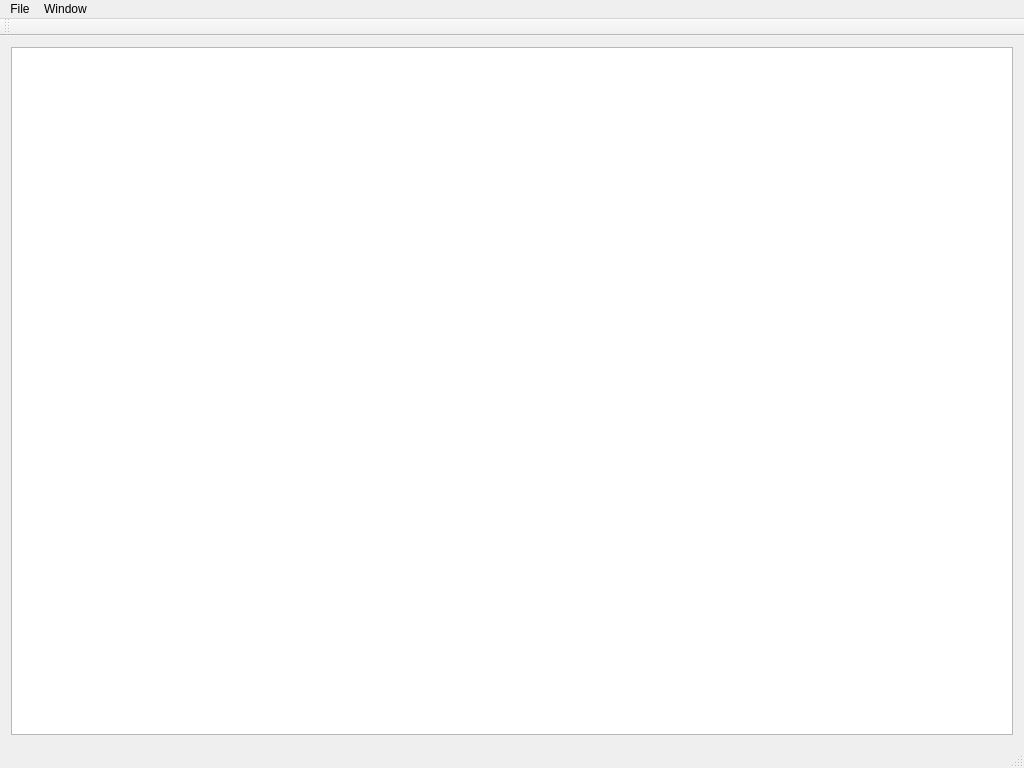
<?xml version="1.0" encoding="UTF-8"?>
<ui version="4.0">
 <class>MainWindow</class>
 <widget class="QMainWindow" name="MainWindow">
  <property name="geometry">
   <rect>
    <x>0</x>
    <y>0</y>
    <width>1024</width>
    <height>768</height>
   </rect>
  </property>
  <property name="windowTitle">
   <string>File viewer</string>
  </property>
  <widget class="QWidget" name="centralWidget">
   <layout class="QVBoxLayout" name="verticalLayout">
    <item>
     <widget class="QTableView" name="tableView"/>
    </item>
   </layout>
  </widget>
  <widget class="QMenuBar" name="menuBar">
   <property name="geometry">
    <rect>
     <x>0</x>
     <y>0</y>
     <width>1024</width>
     <height>17</height>
    </rect>
   </property>
   <widget class="QMenu" name="menuFile">
    <property name="title">
     <string>File</string>
    </property>
    <addaction name="actionAdd_file"/>
   </widget>
   <widget class="QMenu" name="menuWindow">
    <property name="title">
     <string>Window</string>
    </property>
   </widget>
   <addaction name="menuFile"/>
   <addaction name="menuWindow"/>
  </widget>
  <widget class="QToolBar" name="mainToolBar">
   <attribute name="toolBarArea">
    <enum>TopToolBarArea</enum>
   </attribute>
   <attribute name="toolBarBreak">
    <bool>false</bool>
   </attribute>
  </widget>
  <widget class="QStatusBar" name="statusBar"/>
  <action name="actionAdd_file">
   <property name="text">
    <string>Add file</string>
   </property>
  </action>
 </widget>
 <layoutdefault spacing="6" margin="11"/>
 <resources/>
 <connections/>
</ui>
